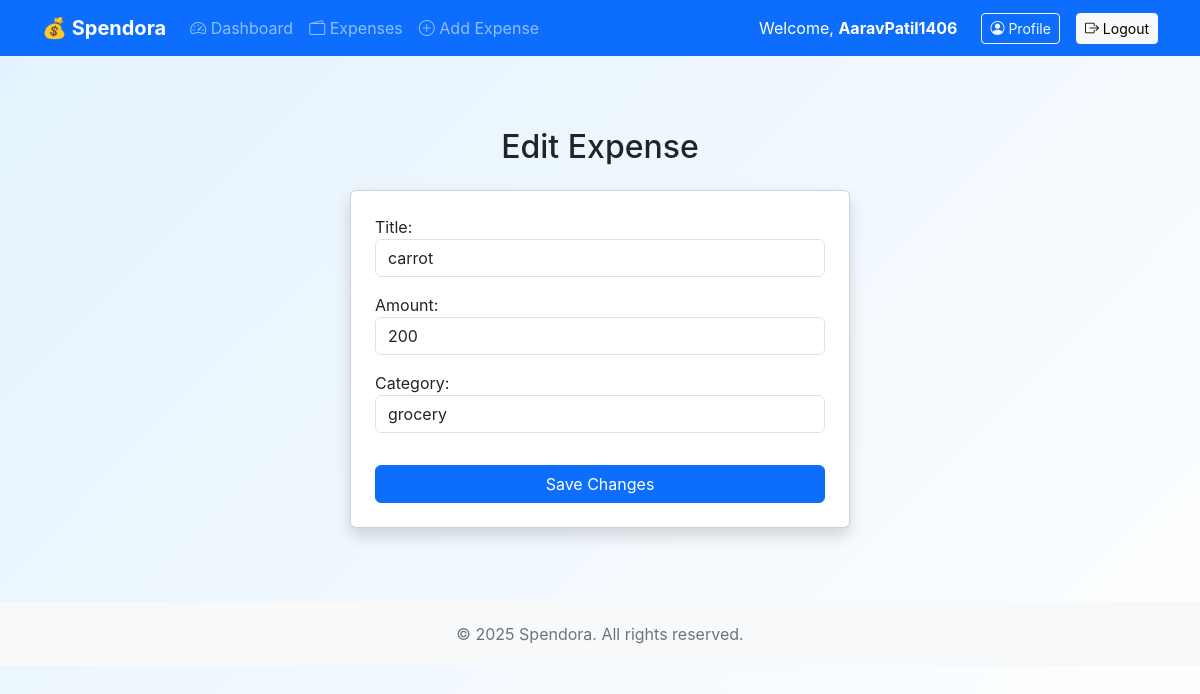
The page /edit-expense/8/ (signed in) on the database its author committed.
### expenses/models.py (models this page shows, shortened)
class Expense(models.Model):
    user = models.ForeignKey(User, on_delete=models.CASCADE)
    title = models.CharField(max_length=255)
    amount = models.FloatField()
    category = models.CharField(max_length=50, default="Uncategorized")
    date_created = models.DateTimeField(default=timezone.now)

### expenses/views.py (the view)
# urls.py: path('edit-expense/<int:expense_id>/', views.edit_expense, name='edit_expense'),
@login_required
def edit_expense(request, expense_id):
    expense = get_object_or_404(Expense, id=expense_id, user=request.user)
    if request.method == "POST":
        form = ExpenseForm(request.POST, instance=expense)
        if form.is_valid():
            form.save()
            messages.success(request, "Expense updated successfully!")
            return redirect("view_expenses")
    else:
        form = ExpenseForm(instance=expense)
    return render(request, "expenses/edit_expense.html", {"form": form})

### expenses/form.py
class ExpenseForm(forms.ModelForm):
    class Meta:
        model = Expense
        fields = ['title', 'amount', 'category']
        widgets = {
            'title': forms.TextInput(attrs={'class': 'form-control', 'placeholder': 'Enter expense title'}),
            'amount': forms.NumberInput(attrs={'class': 'form-control', 'placeholder': 'Enter amount'}),
            'category': forms.TextInput(attrs={'class': 'form-control', 'placeholder': 'Enter category'}),
        }

### expenses/templates/expenses/edit_expense.html (shortened to what this page needs)
{% extends 'base.html' %}
{% block content %}
<div class="container mt-5">
    <h2 class="text-center mb-4">Edit Expense</h2>
    <div class="card shadow p-4 mx-auto" style="max-width: 500px;">
        <form method="POST">
            {{ form.as_p }}
            <button type="submit" class="btn btn-primary w-100 mt-3">Save Changes</button>
        </form>
    </div>
</div>
{% endblock %}

### expenses/templates/base.html (shortened to what this page needs)
<!DOCTYPE html>
<html lang="en">
<head>
  <link href="https://cdn.jsdelivr.net/npm/bootstrap@5.3.3/dist/css/bootstrap.min.css" rel="stylesheet">
  <link href="https://cdn.jsdelivr.net/npm/bootstrap-icons@1.11.3/font/bootstrap-icons.css" rel="stylesheet">
</head>
<body>
<nav class="navbar navbar-expand-lg navbar-dark bg-primary sticky-top">
  <div class="container">
    <a class="navbar-brand fw-bold" href="{% url 'dashboard' %}">💰 Spendora</a>
    <div class="collapse navbar-collapse" id="navbarMenu">
      <ul class="navbar-nav me-auto mb-2 mb-lg-0">
        <li class="nav-item">
          <a class="nav-link {% if request.resolver_match.url_name == 'dashboard' %}active{% endif %}"
             href="{% url 'dashboard' %}">
            <i class="bi bi-speedometer2"></i> Dashboard
          </a>
        </li>
        <li class="nav-item">
          <a class="nav-link {% if request.resolver_match.url_name == 'view_expenses' %}active{% endif %}"
             href="{% url 'view_expenses' %}">
            <i class="bi bi-wallet2"></i> Expenses
          </a>
        </li>
        <li class="nav-item">
          <a class="nav-link {% if request.resolver_match.url_name == 'add_expense' %}active{% endif %}"
             href="{% url 'add_expense' %}">
            <i class="bi bi-plus-circle"></i> Add Expense
          </a>
        </li>
      </ul>
      <div class="d-flex align-items-center gap-3">
        {% if user.is_authenticated %}
            <span class="text-white me-2">Welcome, <strong>{{ user.username }}</strong></span>
            <a href="{% url 'profile' %}" class="btn btn-outline-light btn-sm">
              <i class="bi bi-person-circle"></i> Profile
            </a>
          <form action="{% url 'logout' %}" method="post" class="d-inline" id="logoutForm">
            <button type="button" class="btn btn-light btn-sm" onclick="confirmLogout()">
              <i class="bi bi-box-arrow-right"></i> Logout
            </button>
          </form>
        {% endif %}
      </div>
    </div>
  </div>
</nav>
<div class="container py-4">
  {% block content %}{% endblock %}
</div>
<footer>
  &copy; {{ year|default:"2025" }} Spendora. All rights reserved.
</footer>
</body>
</html>

### expenses/templates/base.html (style rules this page uses)
body { background: linear-gradient(135deg, #e3f2fd, #ffffff); min-height: 100vh; font-family: 'Inter', sans-serif; }
.navbar { transition: 0.3s ease-in-out; }
footer { margin-top: 50px; padding: 20px 0; background: #f8f9fa; text-align: center; color: #6c757d; }

### rows shown on the page
Expense: title "carrot", amount "200", category "grocery"

### other values the page prints
{{ user.username }} "AaravPatil1406"
{{ year|default:"2025" }} "2025"
